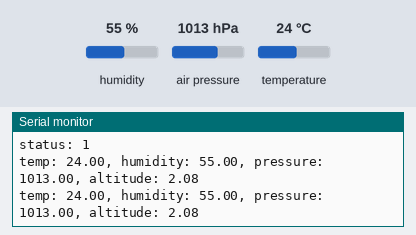
Bench run of a sketch on a simulated Arduino Uno, built with avr-gcc and run on an emulated ATmega328P. Parts: the last lines printed to the serial monitor. Inputs (shaded band) come from the test bench; at power-on: humidity 55 %, air pressure 1013 hPa, temperature 24 °C.

Above: at 1.2 s.
1.3 s: humidity set to 22 %
At 2.6 s:
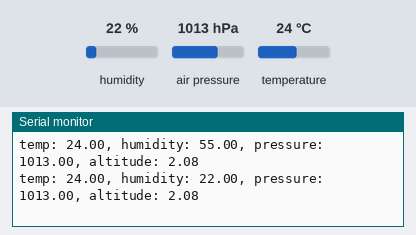
2.8 s: air pressure set to 952 hPa
At 3.4 s:
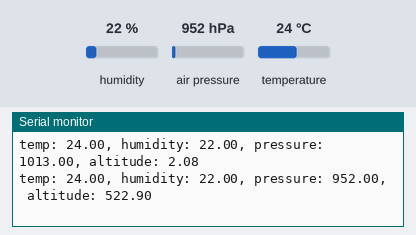
4.3 s: temperature set to 12 °C
At 5.7 s:
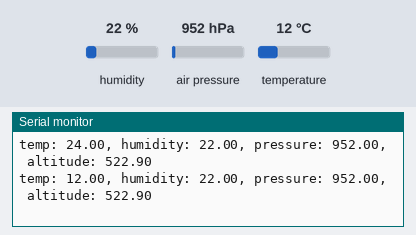

The sketch:

bme_280_test.ino
```cpp
#include <Adafruit_BME280.h>
#include <Adafruit_Sensor.h>

constexpr float AVERAGE_PRESSURE_AT_SEALEVEL_HPA{1013.25};

Adafruit_BME280 bme_sensor;

void setup()
{
    Serial.begin(9600);

    while (!Serial)
    {
        delay(10);
    }

    Serial.print("status: ");
    bool status = bme_sensor.begin();
    Serial.println(status);
    while (!status)
    {
        Serial.println("Could not find a valid BME280 sensor, check wiring, address, sensor ID!");
        Serial.print("SensorID was: 0x");
        Serial.println(bme_sensor.sensorID(), 16);
        Serial.print("        ID of 0xFF probably means a bad address, a BMP 180 or BMP 085\n");
        Serial.print("        ID of 0x56-0x58 represents a BMP 280,\n");
        Serial.print("        ID of 0x60 represents a BME 280.\n");
        Serial.print("        ID of 0x61 represents a BME 680.\n");

        delay(1500);
        status = bme_sensor.begin();
    }
}

void loop()
{
    if (isnan(bme_sensor.readTemperature()) || isnan(bme_sensor.readHumidity()) || isnan(bme_sensor.readPressure()))
    {
        Serial.println("Some measurements contain NaNs...");
    }

    const float temp_c = bme_sensor.readTemperature();
    const float pressure = bme_sensor.readPressure() / 100.0F;
    const float humidity = bme_sensor.readHumidity();
    const String measurements = String("temp: ") + String(temp_c) + String(", humidity: ") + String(humidity) +
                                String(", pressure: ") + String(pressure) + String(", altitude: ") +
                                String(bme_sensor.readAltitude(AVERAGE_PRESSURE_AT_SEALEVEL_HPA));
    Serial.println(measurements);

    delay(1000U);
}
```

Measured:
- after the input at 1.3 s, the serial monitor: prints a new line after 0.73 s (image 1)
- after the input at 2.8 s, the serial monitor: prints a new line after 0.24 s (image 2)
- after the input at 4.3 s, the serial monitor: prints a new line after 0.76 s (image 3)
